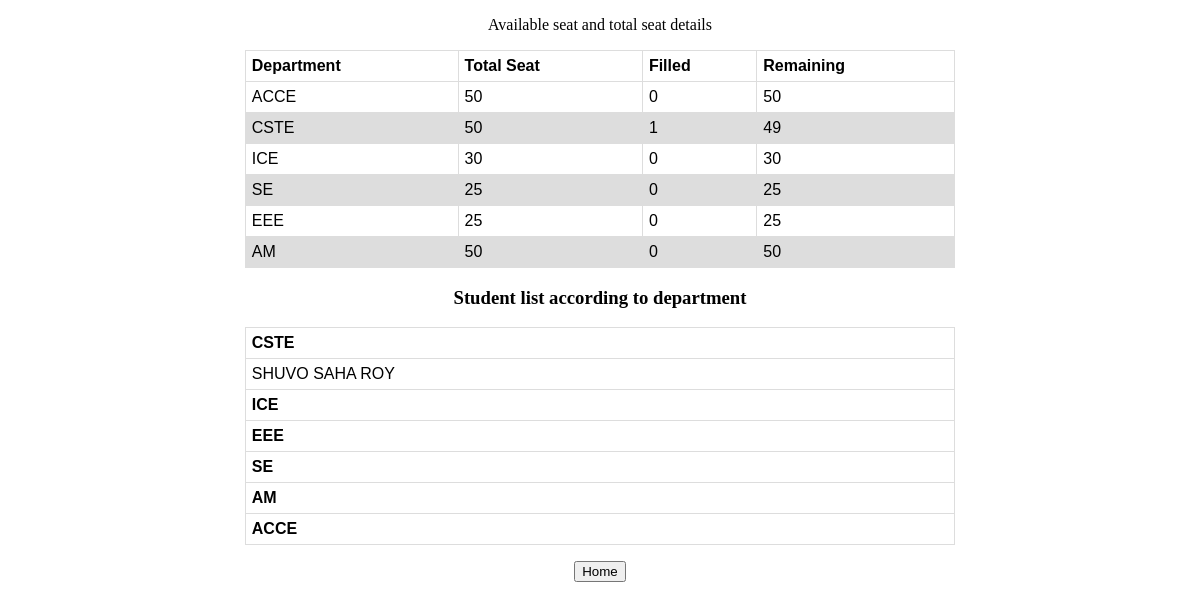
Page /seat_details (signed in) on the earlier database version.
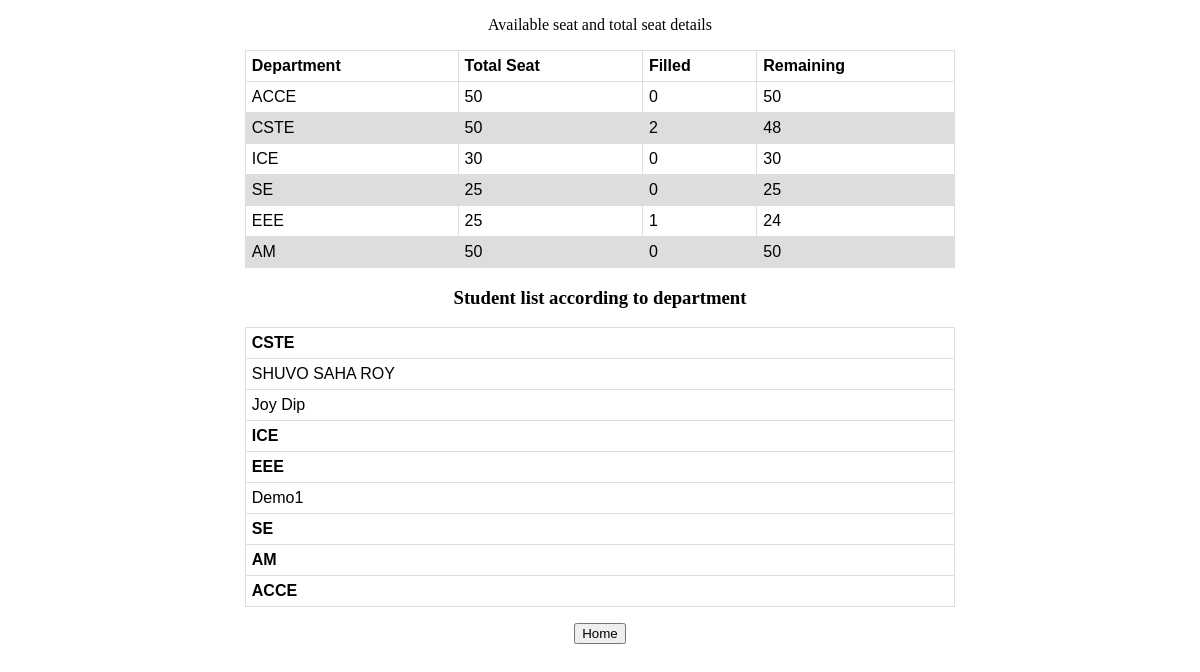
Same page on the later database version.
### main_app/models.py (models this page shows, shortened)
class Departments(db.Model):
    department_name = db.Column(db.String(80), primary_key=True, nullable=False)
    total_seat = db.Column(db.Integer, nullable=False)
    fill_up = db.Column(db.Integer)
    stu_dept = db.relationship('Students', backref='student', lazy=True)

class Students(db.Model):
    admission_num = db.Column(db.Integer, primary_key=True)
    id = db.Column(db.String(15), unique=True, nullable=False)
    name = db.Column(db.String(80), nullable=False)
    email = db.Column(db.String(120), unique=True, nullable=False)
    image_file = db.Column(db.String(20), nullable=False, default='default.jpg')
    department = db.Column(db.String(80), db.ForeignKey('departments.department_name'), nullable=False)

### main_app/routes.py (the view)
@app.route('/seat_details')
@login_required
def seat_details():
    departments = Departments.query.all()
    list = count_seat("")
    return render_template('seat_details.html',departments=departments,list=list)

### main_app/models.py (called while the page is built)
@login_manager.user_loader
def load_user(user_id):
    return Users.query.get(int(user_id))

### main_app/routes.py (called while the page is built)
def count_seat(dept):
    cste = Departments.query.filter_by(department_name="CSTE").first()
    ice = Departments.query.filter_by(department_name="ICE").first()
    eee = Departments.query.filter_by(department_name="EEE").first()
    se = Departments.query.filter_by(department_name="SE").first()
    am = Departments.query.filter_by(department_name="AM").first()
    acce = Departments.query.filter_by(department_name="ACCE").first()
    if dept == "CSTE":
        return check(cste)
    elif dept == "ICE":
        return check(ice)
    elif dept == "EEE":
        return check(eee)
    elif dept == "SE":
        return check(se)
    elif dept == "AM":
        return check(am)
    elif dept == "ACCE":
        return check(acce)
    else:
        return [cste,ice,eee,se,am,acce]

### main_app/templates/seat_details.html (shortened to what this page needs)
{% extends "layout.html" %}
{% block content %}
<center>
    <div>
        <p>Available seat and total seat details</p>
        <table class="table">
          <thead>
            <tr>
              <th>Department</th>
              <th>Total Seat</th>
              <th>Filled</th>
              <th>Remaining</th>
            </tr>
          </thead>
          <tbody>
            {% for department in departments %}
            <tr>
              <td>{{department.department_name}}</td>
              <td>{{department.total_seat}}</a></td>
              <td>{{department.fill_up}}</td>
              <td>{{department.total_seat - department.fill_up}}</td>
            </tr>
            {% endfor %}
          </tbody>
        </table>
    </div>
    <div>
        <h3><p>Student list according to department</p></h3>
        <table class="table">
          <thead>
            <tr>
              <th>CSTE</th>
            </tr>
          </thead>
          <tbody>
            {% for student in list[0].stu_dept %}
            <tr>
              <td>{{student.name}}</td>
            <tr>
            {% endfor %}
          </tbody>
             <thead>
            <tr>
              <th>ICE</th>
            </tr>
          </thead>
             <thead>
            <tr>
              <th>EEE</th>
            </tr>
          </thead>
          <tbody>
            {% for student in list[2].stu_dept %}
            <tr>
              <td>{{student.name}}</td>
            {% endfor %}
          </tbody>
             <thead>
            <tr>
              <th>SE</th>
            </tr>
          </thead>
             <thead>
            <tr>
              <th>AM</th>
            </tr>
          </thead>
             <thead>
            <tr>
              <th>ACCE</th>
            </tr>
          </thead>
        </table>
    </div>
    <a href="{{url_for('home')}}"><button>Home</button></a>
</center>
{% endblock content %}

Differences in the rows shown:
changed Departments "CSTE": fill_up "1" → "2"; department.total_seat-department.fill_up "49" → "48"
changed Departments "EEE": fill_up "0" → "1"; department.total_seat-department.fill_up "25" → "24"
added Students: name "Joy Dip", shown under "Student list according to department"
added Students: name "Demo1"
